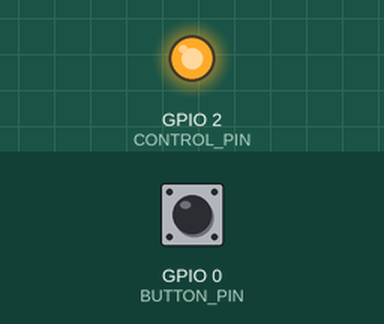
A program run on a simulated ESP8266 (NodeMCU). Parts: output pins drawn as LEDs (lit = HIGH). The test bench sets the inputs (shaded band); at power-on: GPIO 0 (BUTTON_PIN) HIGH. WiFi joins after 1.5 s; servers stay silent unless stated; not simulated (calls return 0 or success): Credentials.h; what the program prints to the serial monitor is not drawn.

Above: at 3.0 s.
3.1 s: GPIO 0 (BUTTON_PIN) pulled LOW for 0.15 s
At 3.5 s:
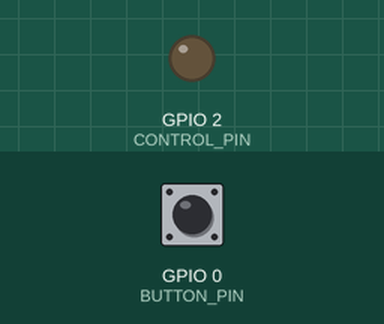
4.7 s: GPIO 0 (BUTTON_PIN) pulled LOW for 1 s
At 6.0 s:
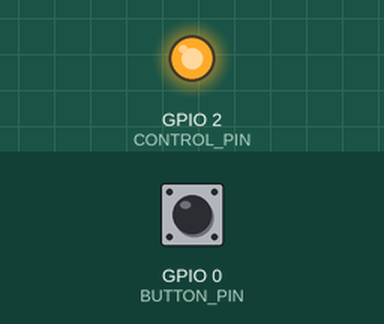
7.2 s: GPIO 0 (BUTTON_PIN) pulled LOW for 3.2 s
At 7.9 s:
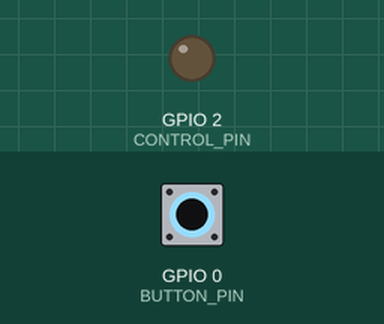
Timing chart, 0 to 10.2 s (numbered marks = the images above; inputs shaded):
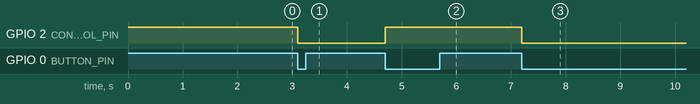

Measured:
- after the input at 3.1 s, GPIO 2 (CONTROL_PIN): HIGH → LOW at once
- after the input at 4.7 s, GPIO 2 (CONTROL_PIN): LOW → HIGH at once
- after the input at 7.2 s, GPIO 2 (CONTROL_PIN): HIGH → LOW at once

The program:

main.cpp
```cpp
#include <Arduino.h>
#include <BlynkSimpleEsp8266.h>
#include "Credentials.h"

char auth[] = BLYNK_KEY;

char ssid[] = WIFI_SSID;
char pass[] = WIFI_PASSWORD;

int BUTTON_PIN = 0;
int CONTROL_PIN = 2;

int buttonState = HIGH;
int prevButtonState = HIGH;
int relayState = HIGH;

BLYNK_WRITE(V1)
        {
                relayState = param.asInt();
        };

int invertLogic(int value) {
    return LOW + HIGH - value;
}

void setup() {
    Serial.begin(115200);

    pinMode(CONTROL_PIN, OUTPUT);
    pinMode(BUTTON_PIN, INPUT);

    digitalWrite(CONTROL_PIN, relayState);

    Blynk.begin(auth, ssid, pass);
    Blynk.syncAll();
}

void loop() {
    buttonState = digitalRead(BUTTON_PIN);
    Serial.println(buttonState);
    if (buttonState == LOW && prevButtonState != buttonState) {
        relayState = invertLogic(relayState);
    }
    prevButtonState = buttonState;

    digitalWrite(CONTROL_PIN, relayState);

    Blynk.virtualWrite(V1, relayState);
    Blynk.run();
}
```
